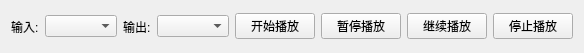
<?xml version="1.0" encoding="UTF-8"?>
<ui version="4.0">
 <class>KSAudioCapture</class>
 <widget class="QWidget" name="KSAudioCapture">
  <property name="geometry">
   <rect>
    <x>0</x>
    <y>0</y>
    <width>477</width>
    <height>53</height>
   </rect>
  </property>
  <property name="windowTitle">
   <string>KSAudioCapture</string>
  </property>
  <layout class="QHBoxLayout" name="horizontalLayout">
   <item>
    <widget class="QLabel" name="label">
     <property name="text">
      <string>输入:</string>
     </property>
    </widget>
   </item>
   <item>
    <widget class="QComboBox" name="comboBoxInput"/>
   </item>
   <item>
    <widget class="QLabel" name="label_2">
     <property name="text">
      <string>输出:</string>
     </property>
    </widget>
   </item>
   <item>
    <widget class="QComboBox" name="comboBoxOutput"/>
   </item>
   <item>
    <widget class="QPushButton" name="pushButtonPlay">
     <property name="text">
      <string>开始播放</string>
     </property>
    </widget>
   </item>
   <item>
    <widget class="QPushButton" name="pushButtonPause">
     <property name="text">
      <string>暂停播放</string>
     </property>
    </widget>
   </item>
   <item>
    <widget class="QPushButton" name="pushButtonResume">
     <property name="text">
      <string>继续播放</string>
     </property>
    </widget>
   </item>
   <item>
    <widget class="QPushButton" name="pushButtonStop">
     <property name="text">
      <string>停止播放</string>
     </property>
    </widget>
   </item>
  </layout>
 </widget>
 <layoutdefault spacing="6" margin="11"/>
 <resources/>
 <connections/>
</ui>
